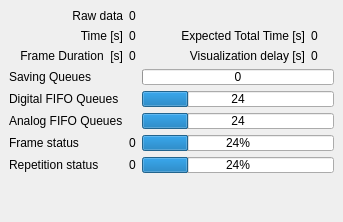
  <widget class="QDockWidget" name="dockWidget_statistics">
   <property name="features">
    <set>QDockWidget::DockWidgetFeature::DockWidgetFloatable|QDockWidget::DockWidgetFeature::DockWidgetMovable</set>
   </property>
   <property name="windowTitle">
    <string>Statistics</string>
   </property>
   <attribute name="dockWidgetArea">
    <number>2</number>
   </attribute>
   <widget class="QWidget" name="dockWidgetContents_6">
    <layout class="QGridLayout" name="gridLayout_14">
     <item row="4" column="0">
      <layout class="QGridLayout" name="gridLayout_13">
       <property name="sizeConstraint">
        <enum>QLayout::SizeConstraint::SetMinimumSize</enum>
       </property>
       <item row="9" column="2" colspan="10">
        <widget class="QProgressBar" name="progressBar_repetition">
         <property name="sizePolicy">
          <sizepolicy hsizetype="Preferred" vsizetype="Fixed">
           <horstretch>0</horstretch>
           <verstretch>0</verstretch>
          </sizepolicy>
         </property>
         <property name="styleSheet">
          <string notr="true">height: 8px;</string>
         </property>
         <property name="value">
          <number>24</number>
         </property>
         <property name="format">
          <string>%v%</string>
         </property>
        </widget>
       </item>
       <item row="8" column="0">
        <widget class="QLabel" name="label_70">
         <property name="text">
          <string>Frame status</string>
         </property>
        </widget>
       </item>
       <item row="9" column="1">
        <widget class="QLabel" name="label_current_repetition_val">
         <property name="sizePolicy">
          <sizepolicy hsizetype="Minimum" vsizetype="Preferred">
           <horstretch>0</horstretch>
           <verstretch>0</verstretch>
          </sizepolicy>
         </property>
         <property name="text">
          <string>0</string>
         </property>
         <property name="alignment">
          <set>Qt::AlignmentFlag::AlignLeading|Qt::AlignmentFlag::AlignLeft|Qt::AlignmentFlag::AlignVCenter</set>
         </property>
        </widget>
       </item>
       <item row="4" column="0">
        <widget class="QLabel" name="label_expected_dur">
         <property name="text">
          <string>Frame Duration  [s]</string>
         </property>
         <property name="alignment">
          <set>Qt::AlignmentFlag::AlignRight|Qt::AlignmentFlag::AlignTrailing|Qt::AlignmentFlag::AlignVCenter</set>
         </property>
        </widget>
       </item>
       <item row="9" column="0">
        <widget class="QLabel" name="label_71">
         <property name="text">
          <string>Repetition status</string>
         </property>
        </widget>
       </item>
       <item row="3" column="9" colspan="3">
        <widget class="QLabel" name="label_expected_dur_val">
         <property name="text">
          <string>0</string>
         </property>
         <property name="alignment">
          <set>Qt::AlignmentFlag::AlignLeading|Qt::AlignmentFlag::AlignLeft|Qt::AlignmentFlag::AlignVCenter</set>
         </property>
        </widget>
       </item>
       <item row="5" column="2" colspan="10">
        <widget class="QProgressBar" name="progressBar_saving">
         <property name="sizePolicy">
          <sizepolicy hsizetype="Preferred" vsizetype="Fixed">
           <horstretch>0</horstretch>
           <verstretch>0</verstretch>
          </sizepolicy>
         </property>
         <property name="styleSheet">
          <string notr="true">height: 8px;</string>
         </property>
         <property name="value">
          <number>0</number>
         </property>
         <property name="format">
          <string>%v</string>
         </property>
        </widget>
       </item>
       <item row="6" column="2" colspan="10">
        <widget class="QProgressBar" name="progressBar_fifo_digital">
         <property name="sizePolicy">
          <sizepolicy hsizetype="Preferred" vsizetype="Fixed">
           <horstretch>0</horstretch>
           <verstretch>0</verstretch>
          </sizepolicy>
         </property>
         <property name="styleSheet">
          <string notr="true">height: 8px;</string>
         </property>
         <property name="value">
          <number>24</number>
         </property>
         <property name="textVisible">
          <bool>true</bool>
         </property>
         <property name="format">
          <string>%v</string>
         </property>
        </widget>
       </item>
       <item row="8" column="1">
        <widget class="QLabel" name="label_current_frame_val">
         <property name="sizePolicy">
          <sizepolicy hsizetype="Minimum" vsizetype="Preferred">
           <horstretch>0</horstretch>
           <verstretch>0</verstretch>
          </sizepolicy>
         </property>
         <property name="text">
          <string>0</string>
         </property>
         <property name="alignment">
          <set>Qt::AlignmentFlag::AlignLeading|Qt::AlignmentFlag::AlignLeft|Qt::AlignmentFlag::AlignVCenter</set>
         </property>
        </widget>
       </item>
       <item row="8" column="2" colspan="10">
        <widget class="QProgressBar" name="progressBar_frame">
         <property name="sizePolicy">
          <sizepolicy hsizetype="Preferred" vsizetype="Fixed">
           <horstretch>0</horstretch>
           <verstretch>0</verstretch>
          </sizepolicy>
         </property>
         <property name="styleSheet">
          <string notr="true">height: 8px;</string>
         </property>
         <property name="value">
          <number>24</number>
         </property>
         <property name="format">
          <string>%v%</string>
         </property>
        </widget>
       </item>
       <item row="4" column="9" colspan="3">
        <widget class="QLabel" name="label_preview_delay">
         <property name="text">
          <string>0</string>
         </property>
         <property name="alignment">
          <set>Qt::AlignmentFlag::AlignLeading|Qt::AlignmentFlag::AlignLeft|Qt::AlignmentFlag::AlignVCenter</set>
         </property>
        </widget>
       </item>
       <item row="6" column="0">
        <widget class="QLabel" name="label_72">
         <property name="text">
          <string>Digital FIFO Queues</string>
         </property>
        </widget>
       </item>
       <item row="3" column="6" colspan="3">
        <widget class="QLabel" name="label_current_time_3">
         <property name="text">
          <string>Expected Total Time [s]</string>
         </property>
         <property name="alignment">
          <set>Qt::AlignmentFlag::AlignRight|Qt::AlignmentFlag::AlignTrailing|Qt::AlignmentFlag::AlignVCenter</set>
         </property>
        </widget>
       </item>
       <item row="7" column="2" colspan="10">
        <widget class="QProgressBar" name="progressBar_fifo_analog">
         <property name="sizePolicy">
          <sizepolicy hsizetype="Preferred" vsizetype="Fixed">
           <horstretch>0</horstretch>
           <verstretch>0</verstretch>
          </sizepolicy>
         </property>
         <property name="styleSheet">
          <string notr="true">height: 8px;</string>
         </property>
         <property name="value">
          <number>24</number>
         </property>
         <property name="format">
          <string>%v</string>
         </property>
        </widget>
       </item>
       <item row="7" column="0">
        <widget class="QLabel" name="label_85">
         <property name="text">
          <string>Analog FIFO Queues</string>
         </property>
        </widget>
       </item>
       <item row="5" column="0">
        <widget class="QLabel" name="label_87">
         <property name="text">
          <string>Saving Queues</string>
         </property>
        </widget>
       </item>
       <item row="4" column="6" colspan="3">
        <widget class="QLabel" name="label_preview_delay_label">
         <property name="text">
          <string>Visualization delay [s]</string>
         </property>
         <property name="alignment">
          <set>Qt::AlignmentFlag::AlignRight|Qt::AlignmentFlag::AlignTrailing|Qt::AlignmentFlag::AlignVCenter</set>
         </property>
        </widget>
       </item>
       <item row="2" column="0">
        <widget class="QLabel" name="label_tot_num_dat_point">
         <property name="sizePolicy">
          <sizepolicy hsizetype="Preferred" vsizetype="Minimum">
           <horstretch>0</horstretch>
           <verstretch>0</verstretch>
          </sizepolicy>
         </property>
         <property name="text">
          <string>Raw data</string>
         </property>
         <property name="alignment">
          <set>Qt::AlignmentFlag::AlignRight|Qt::AlignmentFlag::AlignTrailing|Qt::AlignmentFlag::AlignVCenter</set>
         </property>
        </widget>
       </item>
       <item row="3" column="0">
        <widget class="QLabel" name="label_current_time">
         <property name="text">
          <string>Time [s]</string>
         </property>
         <property name="alignment">
          <set>Qt::AlignmentFlag::AlignRight|Qt::AlignmentFlag::AlignTrailing|Qt::AlignmentFlag::AlignVCenter</set>
         </property>
        </widget>
       </item>
       <item row="3" column="1" colspan="3">
        <widget class="QLabel" name="label_current_time_val">
         <property name="text">
          <string>0</string>
         </property>
         <property name="alignment">
          <set>Qt::AlignmentFlag::AlignLeading|Qt::AlignmentFlag::AlignLeft|Qt::AlignmentFlag::AlignVCenter</set>
         </property>
        </widget>
       </item>
       <item row="4" column="1" colspan="3">
        <widget class="QLabel" name="label_frame_time_val">
         <property name="text">
          <string>0</string>
         </property>
         <property name="alignment">
          <set>Qt::AlignmentFlag::AlignLeading|Qt::AlignmentFlag::AlignLeft|Qt::AlignmentFlag::AlignVCenter</set>
         </property>
        </widget>
       </item>
       <item row="2" column="1" colspan="11">
        <widget class="QLabel" name="label_tot_num_dat_point_val">
         <property name="sizePolicy">
          <sizepolicy hsizetype="Minimum" vsizetype="Minimum">
           <horstretch>0</horstretch>
           <verstretch>0</verstretch>
          </sizepolicy>
         </property>
         <property name="text">
          <string>0</string>
         </property>
         <property name="alignment">
          <set>Qt::AlignmentFlag::AlignLeading|Qt::AlignmentFlag::AlignLeft|Qt::AlignmentFlag::AlignVCenter</set>
         </property>
        </widget>
       </item>
      </layout>
     </item>
     <item row="5" column="0">
      <spacer name="verticalSpacer_13">
       <property name="orientation">
        <enum>Qt::Orientation::Vertical</enum>
       </property>
       <property name="sizeHint" stdset="0">
        <size>
         <width>20</width>
         <height>40</height>
        </size>
       </property>
      </spacer>
     </item>
    </layout>
   </widget>
  </widget>
